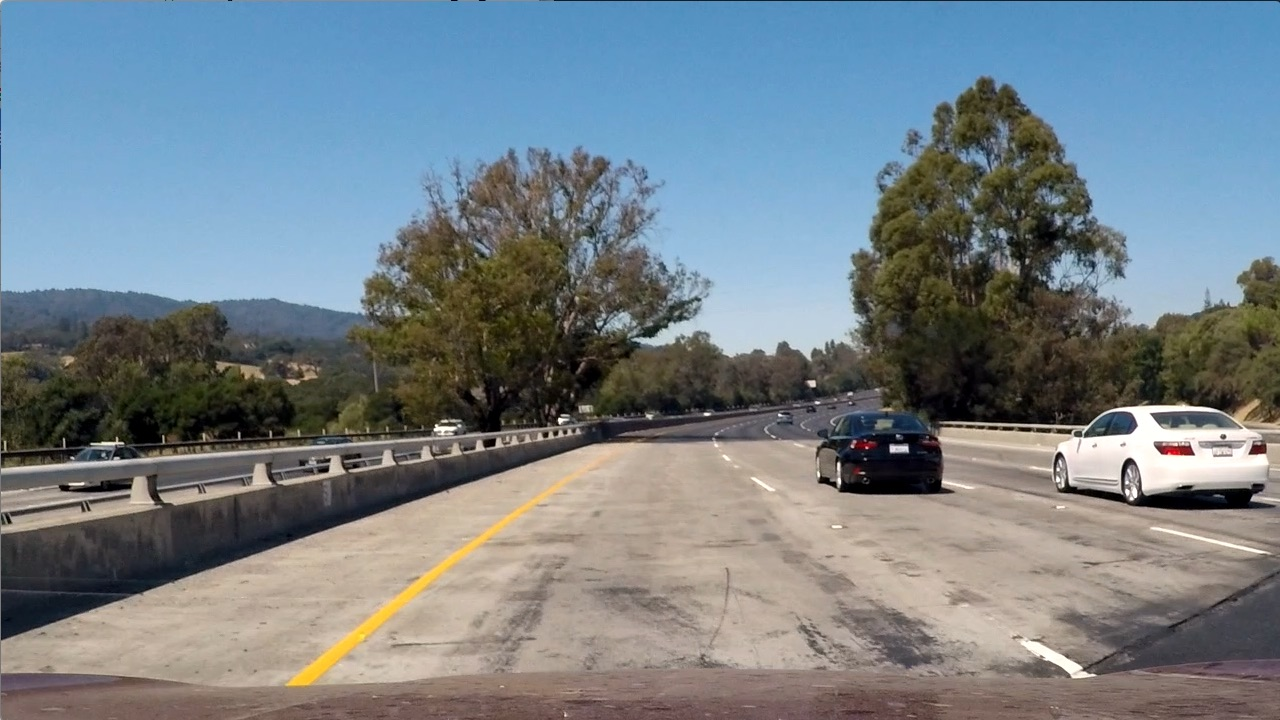
#> input picture computer_vision_deep_learning/machine_learning_object_tracking/test.jpg, 1280 x 720 px, found by its file name
$ python region_mask.py
#> lines starting #> are read from the running program, lines starting #| are printed output that depends on the picture
#!/usr/bin/python3.5
import matplotlib.pyplot as plt
import matplotlib.image as mpimg
import numpy as np

# Read in the image and print some stats
image = mpimg.imread('test.jpg')
#> image is the input picture: shape (720, 1280, 3); mean R, G, B 117.5, 128.7, 135.5
print('This image is: ', type(image),
         'with dimensions:', image.shape)
#| This image is:  <class 'numpy.ndarray'> with dimensions: (720, 1280, 3)

# Pull out the x and y sizes and make a copy of the image
ysize = image.shape[0]
#> ysize = 720
xsize = image.shape[1]
#> xsize = 1280
region_select = np.copy(image)

# Define a triangle region of interest
# Keep in mind the origin (x=0, y=0) is in the upper left in image processing
# Note: if you run this code, you'll find these are not sensible values!!
# But you'll get a chance to play with them soon in a quiz
left_bottom = [0, 539]
right_bottom = [900, 300]
apex = [400, 0]

# Fit lines (y=Ax+B) to identify the  3 sided region of interest
# np.polyfit() returns the coefficients [A, B] of the fit
fit_left = np.polyfit((left_bottom[0], apex[0]), (left_bottom[1], apex[1]), 1)
fit_right = np.polyfit((right_bottom[0], apex[0]), (right_bottom[1], apex[1]), 1)
fit_bottom = np.polyfit((left_bottom[0], right_bottom[0]), (left_bottom[1], right_bottom[1]), 1)

# Find the region inside the lines
XX, YY = np.meshgrid(np.arange(0, xsize), np.arange(0, ysize))
region_thresholds = (YY > (XX*fit_left[0] + fit_left[1])) & \
                    (YY > (XX*fit_right[0] + fit_right[1])) & \
                    (YY < (XX*fit_bottom[0] + fit_bottom[1]))

# Color pixels red which are inside the region of interest
region_select[region_thresholds] = [255, 0, 0]
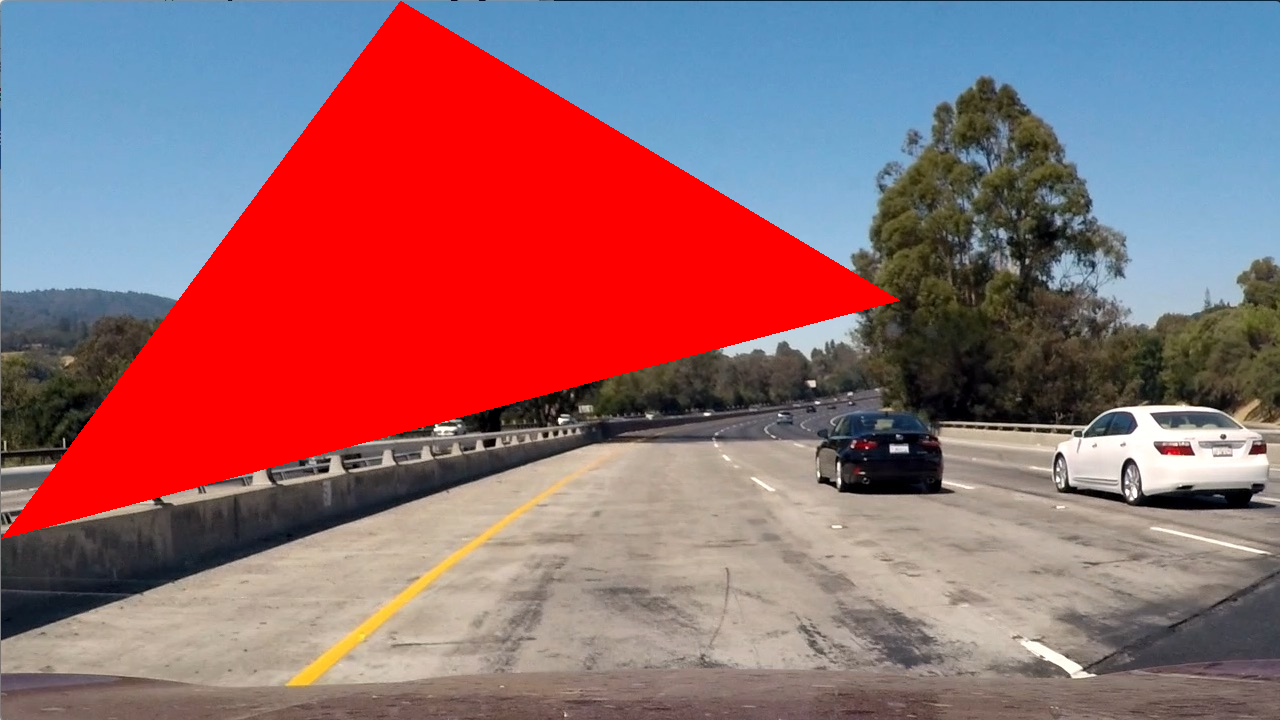
#> region_select: shape (720, 1280, 3); mean R, G, B 149.9, 103.7, 108.8

# Display the image
plt.imshow(region_select)

# uncomment if plot does not display
# plt.show()

$ run again, with computer_vision_deep_learning/machine_learning_object_tracking/bbox-example-image.jpg copied over computer_vision_deep_learning/machine_learning_object_tracking/test.jpg
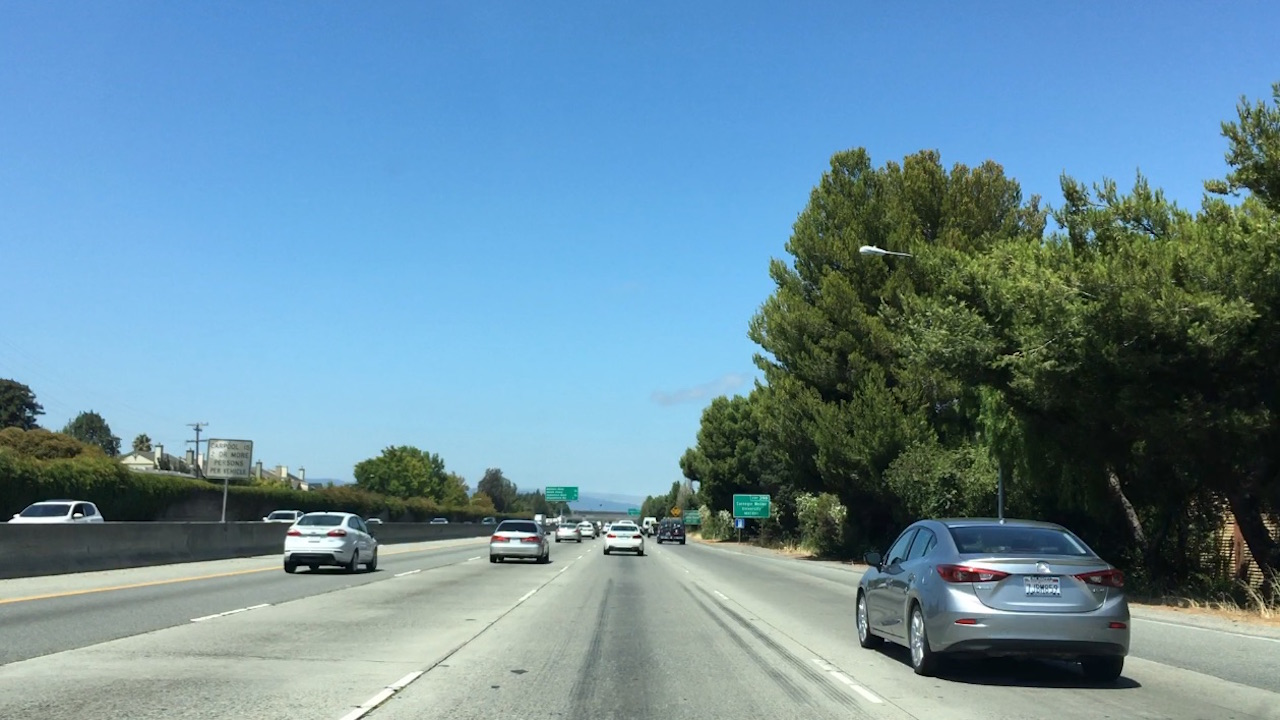
#> input picture computer_vision_deep_learning/machine_learning_object_tracking/bbox-example-image.jpg, 1280 x 720 px, found by its file name
#> image is the input picture: shape (720, 1280, 3); mean R, G, B 105, 140.8, 158.7
#| This image is:  <class 'numpy.ndarray'> with dimensions: (720, 1280, 3)
#> `region_select[region_thresholds] = [255, 0, 0]`:
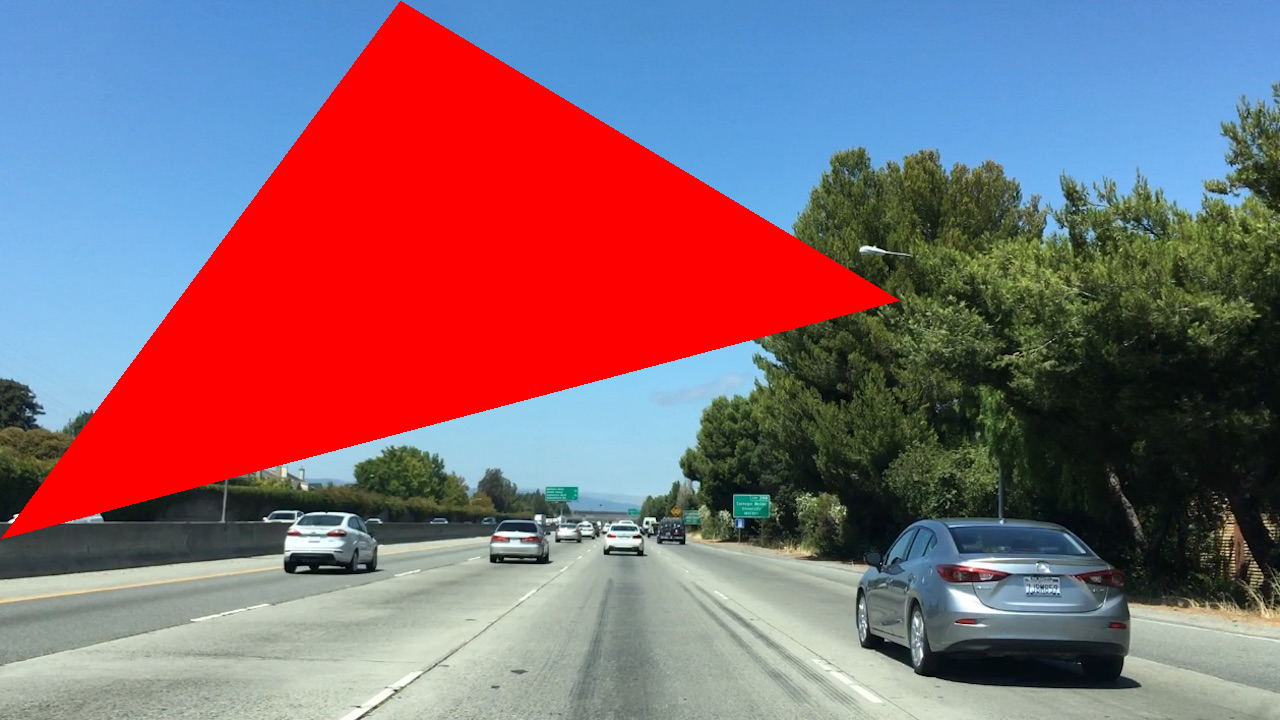
#> region_select: shape (720, 1280, 3); mean R, G, B 134.5, 103.6, 112.7
